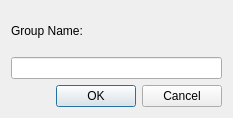
<?xml version="1.0" encoding="UTF-8"?>
<ui version="4.0">
 <class>Dialog</class>
 <widget class="QDialog" name="Dialog">
  <property name="geometry">
   <rect>
    <x>0</x>
    <y>0</y>
    <width>233</width>
    <height>118</height>
   </rect>
  </property>
  <property name="maximumSize">
   <size>
    <width>233</width>
    <height>16777215</height>
   </size>
  </property>
  <property name="windowTitle">
   <string>Select Name and Color</string>
  </property>
  <layout class="QVBoxLayout" name="verticalLayout_2">
   <item>
    <layout class="QVBoxLayout" name="verticalLayout">
     <item>
      <widget class="QLabel" name="label">
       <property name="text">
        <string>Group Name:</string>
       </property>
      </widget>
     </item>
     <item>
      <widget class="QLineEdit" name="groupName"/>
     </item>
     <item>
      <widget class="QDialogButtonBox" name="btnBox">
       <property name="orientation">
        <enum>Qt::Horizontal</enum>
       </property>
       <property name="standardButtons">
        <set>QDialogButtonBox::Cancel|QDialogButtonBox::Ok</set>
       </property>
      </widget>
     </item>
    </layout>
   </item>
  </layout>
 </widget>
 <resources/>
 <connections>
  <connection>
   <sender>btnBox</sender>
   <signal>accepted()</signal>
   <receiver>Dialog</receiver>
   <slot>accept()</slot>
   <hints>
    <hint type="sourcelabel">
     <x>248</x>
     <y>254</y>
    </hint>
    <hint type="destinationlabel">
     <x>157</x>
     <y>274</y>
    </hint>
   </hints>
  </connection>
  <connection>
   <sender>btnBox</sender>
   <signal>rejected()</signal>
   <receiver>Dialog</receiver>
   <slot>reject()</slot>
   <hints>
    <hint type="sourcelabel">
     <x>316</x>
     <y>260</y>
    </hint>
    <hint type="destinationlabel">
     <x>286</x>
     <y>274</y>
    </hint>
   </hints>
  </connection>
 </connections>
</ui>
